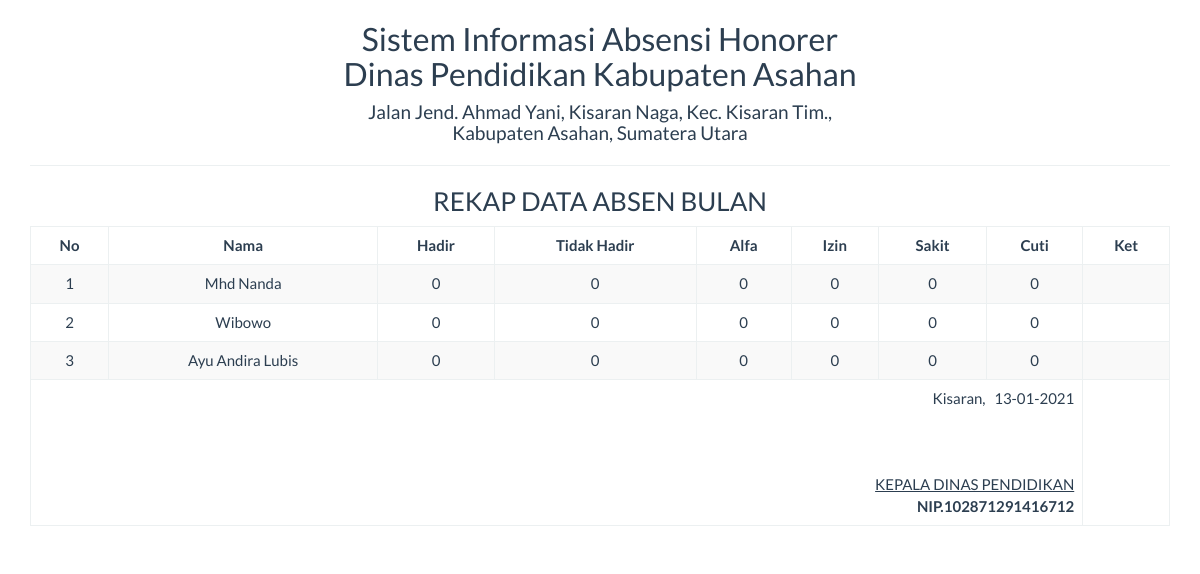
/report/absen_perbulan.php, run on the app's committed database.
### tables this page shows
CREATE TABLE `pegawai` (
  `id_pegawai` int(11) NOT NULL,
  `nama` varchar(255) NOT NULL,
  `jenis_kelamin` varchar(20) NOT NULL,
  `tempat_lahir` varchar(20) NOT NULL,
  `tgl_lahir` date NOT NULL,
  `alamat` varchar(255) NOT NULL,
  `no_telpon` varchar(15) NOT NULL
);

### report/absen_perbulan.php (the view, shortened to what this page needs)
<!DOCTYPE html>
<html>
    <head>
        <link href="../Assets/css/bootstrap.min.css" rel="stylesheet" type="text/css"/>
    </head>
    <body onload="print()">
        <?php
        include '../config/koneksi.php';
        $ambilbln=$_POST['bulan'];
        $ambilthn=$_POST['tahun'];
        ?>
        <div class="container">
            <div class='row'>
                <div class="col-sm-12">
                    <div class="text-center">
                        <h2>Sistem Informasi Absensi Honorer <br> Dinas Pendidikan Kabupaten Asahan</h2>
                        <h4>Jalan Jend. Ahmad Yani, Kisaran Naga, Kec. Kisaran Tim., <br> Kabupaten Asahan, Sumatera Utara</h4>
                        <hr>
                        <h3>REKAP DATA ABSEN BULAN   <?php echo "$bulanNama $ambilthn"; ?></h3>
                        <table class="table table-bordered table-striped table-hover">
                        <tbody>
                <thead>
                  <th><center>No</center></th>
                  <th><center>Nama</center></th>
                  <th><center>Hadir</center></th>
                  <th><center>Tidak Hadir</center></th>
                  <th><center>Alfa</center></th>
                  <th><center>Izin</center></th>
                  <th><center>Sakit</center></th>
                  <th><center>Cuti</center></th>
                  <th><center>Ket</center></th>
								</thead>
                <tbody>
                  <?php
                    $sql = "SELECT * FROM pegawai";
                    $query = mysqli_query($koneksi, $sql) or die("SQL Anda Salah");
                    $nomor = 0;
                    while ($data = mysqli_fetch_array($query)) {
                    $nomor++;
                  ?>
                  <tr>
                    <td><?= $nomor ?></td>
                    <td><?= $data['nama'] ?></td>
                    <?php
                      $id_pegawai = $data['id_pegawai'];
                      $sql1 = "SELECT hadir FROM absen WHERE id_pegawai='$id_pegawai' AND month(tanggal)='$ambilbln' AND year(tanggal)='$ambilthn' AND hadir='Hadir'";
                      $query1 = mysqli_query($koneksi, $sql1) or die("SQL Anda Salah");
                      $hadir = mysqli_num_rows($query1);
                    ?>
                    <td><?= $hadir ?></td>
                    <?php
                      $id_pegawai = $data['id_pegawai'];
                      $sql1 = "SELECT hadir FROM absen WHERE id_pegawai='$id_pegawai' AND month(tanggal)='$ambilbln' AND year(tanggal)='$ambilthn' AND hadir='Tidak Hadir'";
                      $query1 = mysqli_query($koneksi, $sql1) or die("SQL Anda Salah");
                      $tidakhadir = mysqli_num_rows($query1);
                    ?>
                    <td><?= $tidakhadir ?></td>
                    <?php
                      $id_pegawai = $data['id_pegawai'];
                      $sql1 = "SELECT hadir FROM absen WHERE id_pegawai='$id_pegawai' AND month(tanggal)='$ambilbln' AND year(tanggal)='$ambilthn' AND ket='Alfa'";
                      $query1 = mysqli_query($koneksi, $sql1) or die("SQL Anda Salah");
                      $alfa = mysqli_num_rows($query1);
                    ?>
                    <td><?= $alfa ?></td>
                    <?php
                      $id_pegawai = $data['id_pegawai'];
                      $sql1 = "SELECT hadir FROM absen WHERE id_pegawai='$id_pegawai' AND month(tanggal)='$ambilbln' AND year(tanggal)='$ambilthn' AND ket='Izin'";
                      $query1 = mysqli_query($koneksi, $sql1) or die("SQL Anda Salah");
                      $izin = mysqli_num_rows($query1);
                    ?>
                    <td><?= $izin ?></td>
                    <?php
                      $id_pegawai = $data['id_pegawai'];
                      $sql1 = "SELECT hadir FROM absen WHERE id_pegawai='$id_pegawai' AND month(tanggal)='$ambilbln' AND year(tanggal)='$ambilthn' AND ket='Sakit'";
                      $query1 = mysqli_query($koneksi, $sql1) or die("SQL Anda Salah");
                      $sakit = mysqli_num_rows($query1);
                    ?>
                    <td><?= $sakit ?></td>
                    <?php
                      $id_pegawai = $data['id_pegawai'];
                      $sql1 = "SELECT hadir FROM absen WHERE id_pegawai='$id_pegawai' AND month(tanggal)='$ambilbln' AND year(tanggal)='$ambilthn' AND ket='Cuti'";
                      $query1 = mysqli_query($koneksi, $sql1) or die("SQL Anda Salah");
                      $cuti = mysqli_num_rows($query1);
                    ?>
                    <td><?= $cuti ?></td>
                    <td></td>
                  </tr>
                  <?php } ?>
                </tbody>
                            <tfoot>
                              <tr>
                                <td colspan="8" class="text-right">
                                        Kisaran,  &nbsp <?= date("d-m-Y") ?>
                                        <br><br><br><br>
                                        <u>KEPALA DINAS PENDIDIKAN<strong></u><br>
                                        NIP.102871291416712
									             </td>
								</tr>
							</tfoot>
                        </table>
                    </div>
                </div>
            </div>
    </body>
</html>

### data on the page
pegawai: nama "Mhd Nanda", hadir "0", tidakhadir "0", alfa "0", izin "0", sakit "0", cuti "0"
pegawai: nama "Wibowo", hadir "0", tidakhadir "0", alfa "0", izin "0", sakit "0", cuti "0"
pegawai: nama "Ayu Andira Lubis", hadir "0", tidakhadir "0", alfa "0", izin "0", sakit "0", cuti "0"
